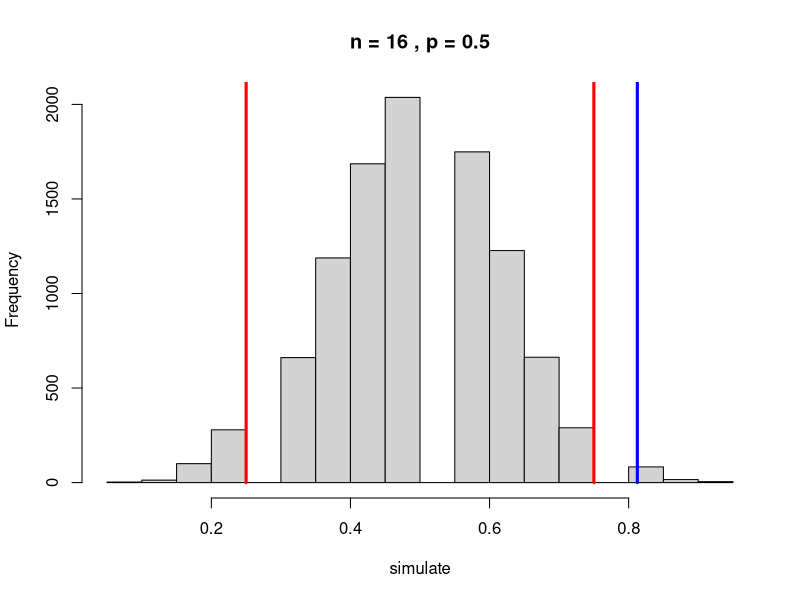
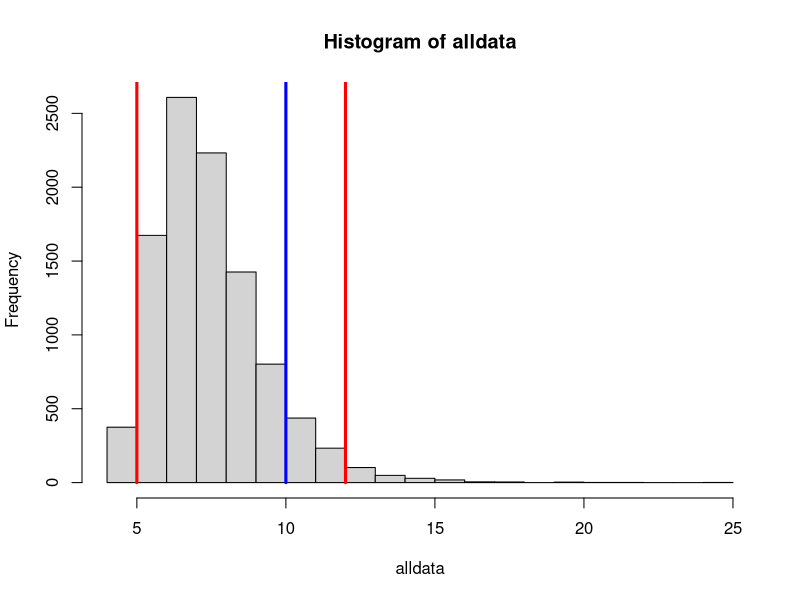

These figures' R source, in order:
## ---- chunk 1
knitr::opts_chunk$set(echo = TRUE)
library(tidyverse)
library(dplyr)
## ---- chunk 2
#follow the logic of statistical testing:
#1 Come up with a way to measure the thing
  #h0: the p of winning the game is 0.5
  #ha: the p of winning game is not 0.5
x=13
n=16
estamateP=13/16

#2 Come up with a plausible model for the statistic 

#since this is a Bernolli(p), we should use binomial model
p=0.5

#3
#Simulate from that model lots of times to find the distribution of the statistic under your simulation model.

simulate=rbinom(10000,n,p)/n
hist(simulate,  main = paste("n =", n, ", p =",p))
qs = quantile(simulate, prob = c(.025, .975))
lines(qs[1]*c(1,1), c(0,10^9), col = "red", lwd = 3)
lines(qs[2]*c(1,1), c(0,10^9), col = "red", lwd = 3)

#4 Compare the simulation distribution to the observed value

lines(estamateP*c(1,1),c(0,10^9),col = "blue", lwd= 3)
#the blue line is the estamate p that packers got, which is far higher than the 97.5 % quantle of p=0.5. Thus, packer does have outsanding performence. 



## ---- chunk 3

#p-value
1-pbinom(x,n,p)

#p-value is less than 0.05, another evidence that packer is great
## ---- chunk 4
# Turn on caps lock and let it rip:

pie = list(3,1,4,1,5,9,2,6,5,3,5,8,9,7,9,3,2,3,8,4,6,2,6,4,3,3,8,3,2,7,9,5,0,2,8,8,4,1,9,7,1,6,9,3,9,9,3,7,5,1,0,5,8,2,0,9,7,4,9,4,4,5,9,2,3,0,7,8,1,6,4,0,6,2,8,6,2,0,8,9,9,8,6,2,8,0,3,4,8,2,5,3,4,2,1,1,7,0,6,7,9,8,2,1,4,8,0,8,6,5,1,3,2,8,2,3,0,6,6,4,7,0,9,3,8,4,4,6,0,9,5,5,0,5,8,2,2,3,1,7,2,5,3,5,9,4,0,8,1,2,8,4,8,1,1,1,7,4,5,0,2,8,4,1,0,2,7,0,1,9,3,8,5,2,1,1,0,5,5,5,9,6,4,4,6,2,2,9,4,8,9,5,4,9,3,0,3,8,1,9)

myFlips=c()

for (i in pie){
  if(i %% 2 == 0){
    myFlips=c(myFlips,"H")
  }else {
    myFlips=c(myFlips,"T")
  }
}

#nchar(myFlips)  #make sure it length 200
coin=tibble(myFlips)
coin_count=coin %>% 
  mutate(myFlips=as.factor(myFlips)) %>% 
  group_by(myFlips) %>% 
  summarise(n=n())
## ---- chunk 5
flips  = sample(c("H","T"), 200,replace=T)
## ---- chunk 6
# you are welcome to trust that this function works.
# but I would encourage you to look at the function to ensure that it makes sense to you.
#  if you find an error, please let me know!  :)

longestRun = function(flips){
  # the first flip is always a run of length 1.
  MaxRunSoFar = 1
  currentRun = 1
  
  for(i in 2:length(flips)){ # for every flip
    # if it is equal to the last flip
    if(flips[i]==flips[i-1]){
      # then increase the length of the currentRun
      currentRun = currentRun + 1
      # and if the run is larger than the maxRunSoFar, redefine that.
      if(currentRun>MaxRunSoFar) MaxRunSoFar = currentRun
    }
    # otherwise, 
    if(flips[i]!=flips[i-1]){
      # set the current run back to 1
      currentRun=1
  }
  }
  return(MaxRunSoFar)
}

flips  = function() sample(c("H","T"), 200,replace=T)

#3
alldata = rep(NA, 10000)
for(i in 1:10000){
  data= flips()
  alldata[i]=longestRun(data)
}


## ---- chunk 7
#h0 friend is cheating
#h1 friend is not cheating

# split up the characters:  
x <-unlist(strsplit(myFlips, split = ""))  
# find your longest run:
longestRun(x)
## ---- chunk 8
#4 Compare
hist(alldata)
test_stat=mean(alldata)
qs = quantile(alldata, prob = c(.025, .975))
lines(qs[1]*c(1,1), c(0,10^9), col = "red", lwd = 3)
lines(qs[2]*c(1,1), c(0,10^9), col = "red", lwd = 3)
lines(longestRun(x)*c(1,1),c(0,10^9),col = "blue", lwd= 3)

pvalue=mean(alldata>=10)
pvalue

# blue line is my longest run, which is 10, which is inside the 95% confidence interval. Moreover, the p value is larger than the 0.05. Therefore, we fail to reject the null hypothese that friend is cheating. 


